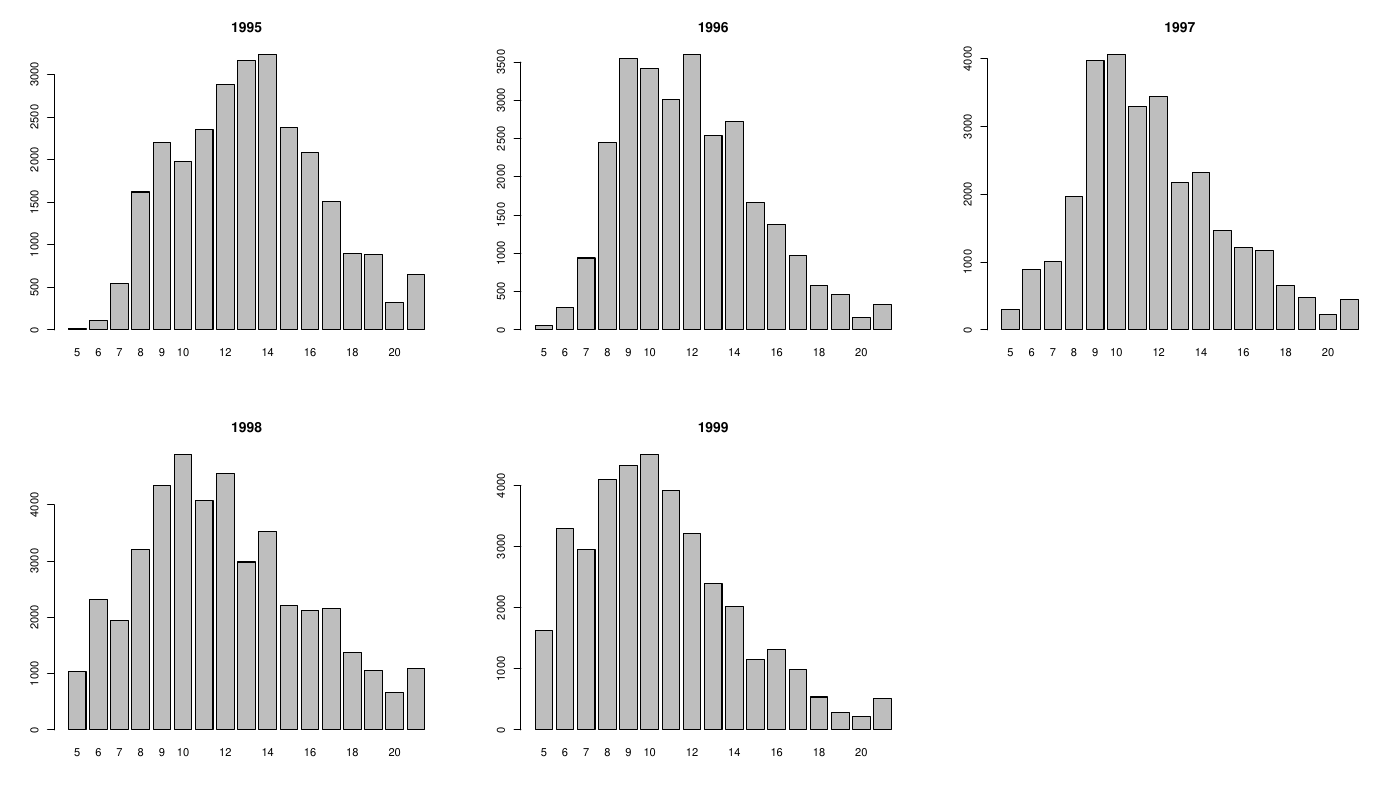

Source code (R):
## Plot catch at age
##
## Before: cn.dat
## After:  cn.pdf


library(stockassessment)

## 1  Read catch-at-age data

cn <- read.ices("data/cn.dat")
a <- as.integer(colnames(cn))

c95 <- cn["1995",]
c96 <- cn["1996",]
c97 <- cn["1997",]
c98 <- cn["1998",]
c99 <- cn["1999",]

## 2  Plot data

pdf("cn.pdf", width=14, height=8)

par(mfrow=c(2,3))

barplot(c95, main=1995)
barplot(c96, main=1996)
barplot(c97, main=1997)
barplot(c98, main=1998)
barplot(c99, main=1999)

dev.off()

## 3  Plot all years

## Zoom in on younger ages, evaluating what is an appropriate age at recruitment

cn.young <- t(cn[,as.character(5:8)])
barchart(cn.young, groups=rownames(cn), horizontal=FALSE, as.table=TRUE)

ic <- read.ices("data/cn_intercatch.dat")
ic.young <- t(ic[,as.character(2:8)])

barchart(ic.young, groups=rownames(ic), horizontal=FALSE, as.table=TRUE)
